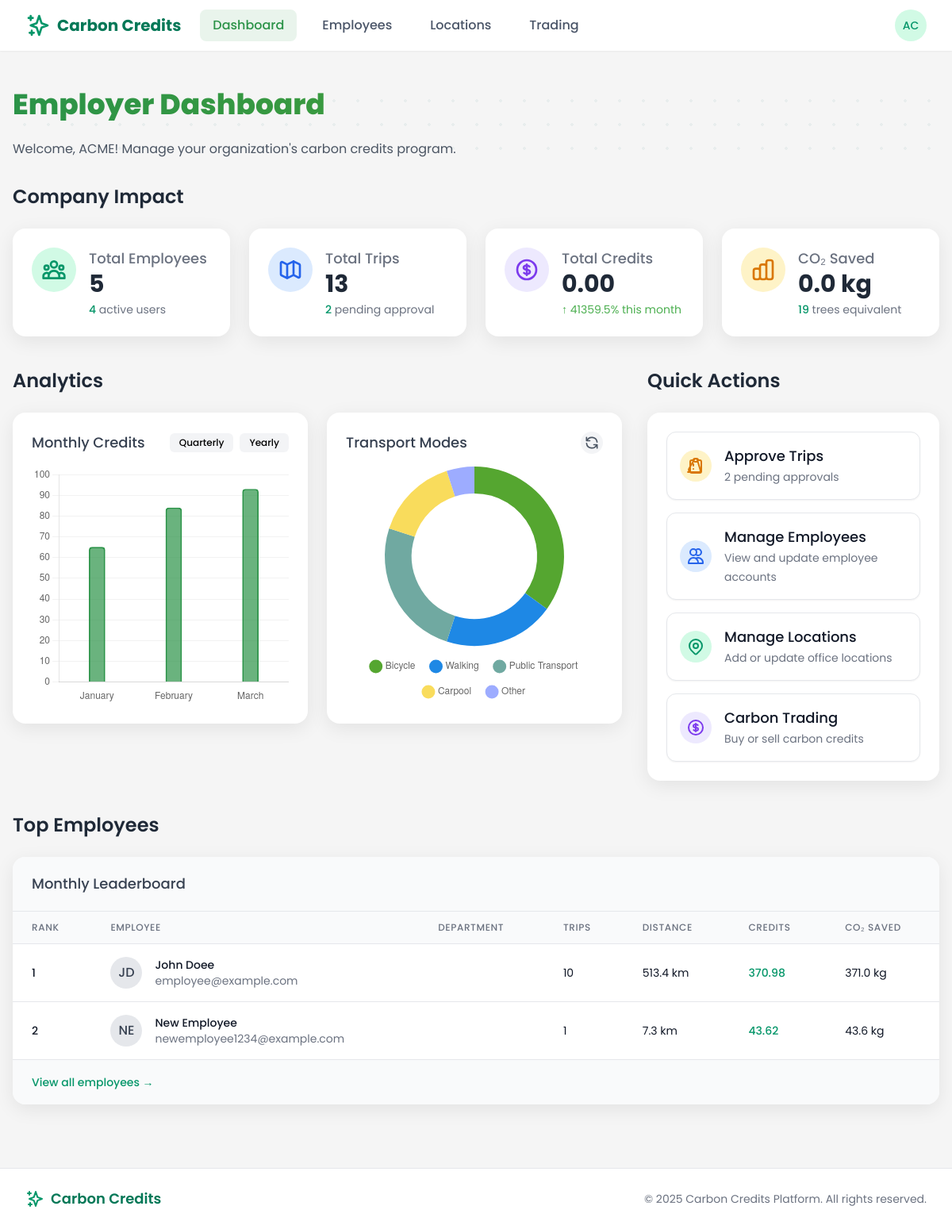
Before: /employer/dashboard/ (signed in) with the older database file.
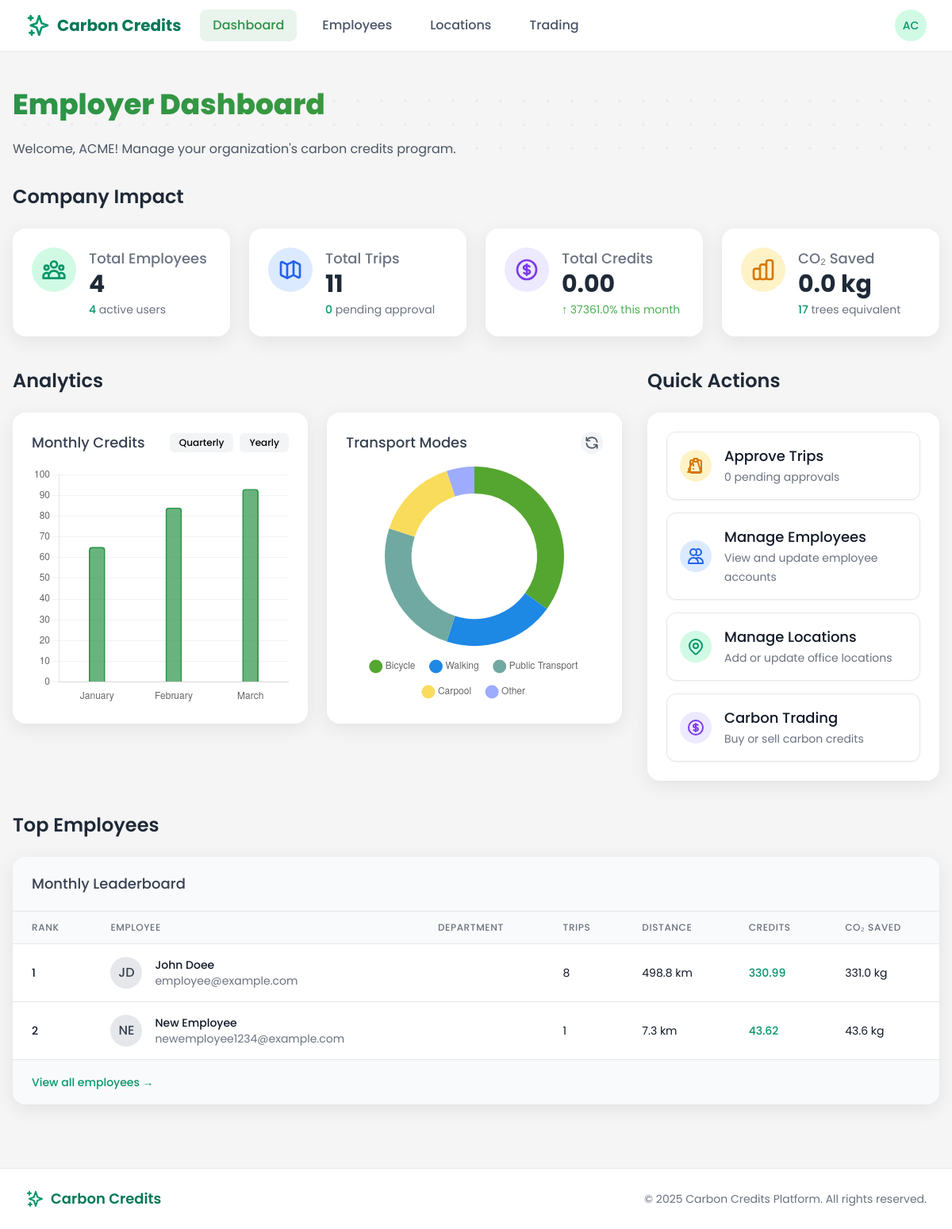
After: the same page with the newer database file.
### users/models.py (models this page shows, shortened)
class CustomUser(AbstractUser):
    is_employee = models.BooleanField(default=False)
    is_employer = models.BooleanField(default=False)
    is_bank_admin = models.BooleanField(default=False)
    is_super_admin = models.BooleanField(default=False)
    email = models.EmailField(_('email address'), unique=True)
    date_joined = models.DateTimeField(default=timezone.now)
    approved = models.BooleanField(default=False)
    USERNAME_FIELD = 'email'
    REQUIRED_FIELDS = ['username', 'first_name', 'last_name']
    class Meta:
        verbose_name = _('user')
        verbose_name_plural = _('users')

### core/views/employer_views.py (the view)
# urls.py: path('dashboard/', dashboard_redirect, name='dashboard'),
@login_required
@user_passes_test(lambda u: u.is_employer)
def dashboard(request):
    employer_profile = request.user.employer_profile
    total_employees = employer_profile.employees.count()
    active_employees = employer_profile.employees.filter(approved=True).count()
    employee_ids = employer_profile.employees.values_list('id', flat=True)
    all_trips = Trip.objects.filter(employee__in=employee_ids)
    total_trips = all_trips.count()
    pending_trips = all_trips.filter(verification_status='pending').count()
    total_credits = all_trips.aggregate(Sum('credits_earned'))['credits_earned__sum'] or 0
    now = timezone.now()
    this_month_start = now.replace(day=1, hour=0, minute=0, second=0, microsecond=0)
    last_month_start = (this_month_start - timedelta(days=1)).replace(day=1)
    this_month_credits = all_trips.filter(start_time__gte=this_month_start).aggregate(Sum('credits_earned'))['credits_earned__sum'] or 0
    last_month_credits = all_trips.filter(start_time__gte=last_month_start, start_time__lt=this_month_start).aggregate(Sum('credits_earned'))['credits_earned__sum'] or 1  # Avoid division by zero
    credits_growth = ((this_month_credits - last_month_credits) / last_month_credits) * 100 if last_month_credits > 0 else 0
    co2_saved = all_trips.aggregate(Sum('carbon_savings'))['carbon_savings__sum'] or 0
    tree_equivalent = int(co2_saved / 21)  # Rough estimate: 1 tree absorbs ~21kg CO2 per year
    top_employees = []
    employee_profiles = employer_profile.employees.filter(approved=True)
    for profile in employee_profiles[:5]:  # Limit to top 5
        employee_trips = all_trips.filter(employee=profile, start_time__gte=this_month_start)
        trip_count = employee_trips.count()
        total_distance = employee_trips.aggregate(Sum('distance_km'))['distance_km__sum'] or 0
        total_credits = employee_trips.aggregate(Sum('credits_earned'))['credits_earned__sum'] or 0
        co2_saved = employee_trips.aggregate(Sum('carbon_savings'))['carbon_savings__sum'] or 0
        if trip_count > 0:
            top_employees.append({
                'user': profile.user,
                'department': getattr(profile, 'department', 'N/A'),
                'trip_count': trip_count,
                'total_distance': total_distance,
                'total_credits': total_credits,
                'co2_saved': co2_saved
            })
    top_employees = sorted(top_employees, key=lambda x: x['total_credits'], reverse=True)
    context = {
        'page_title': 'Employer Dashboard',
        'total_employees': total_employees,
        'active_employees': active_employees,
        'total_trips': total_trips,
        'pending_trips': pending_trips,
        'total_credits': total_credits,
        'credits_growth': credits_growth,
        'co2_saved': co2_saved,
        'tree_equivalent': tree_equivalent,
        'top_employees': top_employees,
    }
    return render(request, 'employer/dashboard.html', context)

### templates/employer/dashboard.html (shortened to what the changed rows need)
{% extends 'base.html' %}
{% block content %}
<div class="dashboard-container px-4 py-6">
    <div class="relative mb-8">
        <div class="relative z-10">
            <h1 class="section-headline text-3xl md:text-4xl font-bold mb-6">Employer Dashboard</h1>
        </div>
    </div>
    <div class="mb-10">
        <h2 class="text-2xl font-semibold text-gray-800 mb-6">Company Impact</h2>
        <div class="grid grid-cols-1 sm:grid-cols-2 lg:grid-cols-4 gap-6">
            <div class="modern-card p-6 stat-card">
                <div class="flex items-start">
                    <div class="ml-4">
                        <h3 class="text-lg font-medium text-gray-500">Total Employees</h3>
                        <p class="text-3xl font-bold text-gray-800">{{ total_employees }}</p>
                        <div class="text-sm text-gray-500 mt-1">
                            <span class="text-green-600 font-medium">{{ active_employees }}</span> active users
                        </div>
                    </div>
                </div>
            </div>
            <div class="modern-card p-6 stat-card">
                <div class="flex items-start">
                    <div class="ml-4">
                        <h3 class="text-lg font-medium text-gray-500">Total Trips</h3>
                        <p class="text-3xl font-bold text-gray-800">{{ total_trips }}</p>
                        <div class="text-sm text-gray-500 mt-1">
                            <span class="text-green-600 font-medium">{{ pending_trips }}</span> pending approval
                        </div>
                    </div>
                </div>
            </div>
            <div class="modern-card p-6 stat-card">
                <div class="flex items-start">
                    <div class="ml-4">
                        <div class="text-sm text-gray-500 mt-1">
                            <span class="trend-indicator trend-up">↑ {{ credits_growth|floatformat:1 }}% this month</span>
                        </div>
                    </div>
                </div>
            </div>
            <div class="modern-card p-6 stat-card">
                <div class="flex items-start">
                    <div class="ml-4">
                        <div class="text-sm text-gray-500 mt-1">
                            <span class="text-green-600 font-medium">{{ tree_equivalent }}</span> trees equivalent
                        </div>
                    </div>
                </div>
            </div>
        </div>
    </div>
    <div class="grid grid-cols-1 lg:grid-cols-3 gap-8 mb-10">
        <div class="lg:col-span-2">
            <h2 class="text-2xl font-semibold text-gray-800 mb-6">Analytics</h2>
        </div>
        <div>
            <h2 class="text-2xl font-semibold text-gray-800 mb-6">Quick Actions</h2>
            <div class="quick-actions-card p-6">
                <div class="space-y-4">
                    <a href="{% url 'employer:pending_trips' %}" class="flex items-center p-4 bg-white border border-gray-200 rounded-xl shadow-sm hover:bg-gray-50 action-btn">
                        <div class="ml-4">
                            <p class="text-lg font-medium text-gray-900">Approve Trips</p>
                            <span class="text-sm text-gray-500">{{ pending_trips }} pending approvals</span>
                        </div>
                    </a>
                </div>
            </div>
        </div>
    </div>
    <div class="mb-8">
        <h2 class="text-2xl font-semibold text-gray-800 mb-6">Top Employees</h2>
        <div class="modern-card overflow-hidden">
            <div class="overflow-x-auto">
                <table class="min-w-full divide-y divide-gray-200">
                    <thead class="bg-gray-50">
                        <tr>
                            <th scope="col" class="px-6 py-3 text-left text-xs font-medium text-gray-500 uppercase tracking-wider">Rank</th>
                            <th scope="col" class="px-6 py-3 text-left text-xs font-medium text-gray-500 uppercase tracking-wider">Employee</th>
                            <th scope="col" class="px-6 py-3 text-left text-xs font-medium text-gray-500 uppercase tracking-wider">Department</th>
                            <th scope="col" class="px-6 py-3 text-left text-xs font-medium text-gray-500 uppercase tracking-wider">Trips</th>
                            <th scope="col" class="px-6 py-3 text-left text-xs font-medium text-gray-500 uppercase tracking-wider">Distance</th>
                            <th scope="col" class="px-6 py-3 text-left text-xs font-medium text-gray-500 uppercase tracking-wider">Credits</th>
                            <th scope="col" class="px-6 py-3 text-left text-xs font-medium text-gray-500 uppercase tracking-wider">CO₂ Saved</th>
                        </tr>
                    </thead>
                    <tbody class="bg-white divide-y divide-gray-200">
                        {% for employee in top_employees %}
                        <tr>
                            <td class="px-6 py-4 whitespace-nowrap">
                                <div class="text-sm font-medium text-gray-900">{{ forloop.counter }}</div>
                            </td>
                            <td class="px-6 py-4 whitespace-nowrap">
                                <div class="flex items-center">
                                    <div class="flex-shrink-0 h-10 w-10">
                                        <div class="h-10 w-10 rounded-full bg-gray-200 flex items-center justify-center">
                                            <span class="text-gray-700 font-medium">{{ employee.user.first_name|slice:":1" }}{{ employee.user.last_name|slice:":1" }}</span>
                                        </div>
                                    </div>
                                    <div class="ml-4">
                                        <div class="text-sm font-medium text-gray-900">{{ employee.user.get_full_name }}</div>
                                        <div class="text-sm text-gray-500">{{ employee.user.email }}</div>
                                    </div>
                                </div>
                            </td>
                            <td class="px-6 py-4 whitespace-nowrap">
                            </td>
                            <td class="px-6 py-4 whitespace-nowrap text-sm text-gray-900">
                                {{ employee.trip_count }}
                            </td>
                            <td class="px-6 py-4 whitespace-nowrap text-sm text-gray-900">
                                {{ employee.total_distance|floatformat:1 }} km
                            </td>
                            <td class="px-6 py-4 whitespace-nowrap">
                                <div class="text-sm font-medium text-green-600">{{ employee.total_credits|floatformat:2 }}</div>
                            </td>
                            <td class="px-6 py-4 whitespace-nowrap text-sm text-gray-900">
                                {{ employee.co2_saved|floatformat:1 }} kg
                            </td>
                        </tr>
                        {% empty %}
                        <tr>
                            <td colspan="7" class="px-6 py-4 whitespace-nowrap text-sm text-gray-500 text-center">
                                No employee data available yet.
                            </td>
                        </tr>
                        {% endfor %}
                    </tbody>
                </table>
            </div>
        </div>
    </div>
</div>
{% endblock %}

Changed rows visible on the page:
changed CustomUser "John Doee": trip_count "10" → "8"; total_distance "513.4" → "498.8"; total_credits "370.98" → "330.99"; co2_saved "371.0" → "331.0"
Other visible differences:
{{ total_employees }}: "5" → "4"
{{ total_trips }}: "13" → "11"
{{ pending_trips }}: "2" → "0"
{{ credits_growth|floatformat:1 }}: "41359.5" → "37361.0"
{{ tree_equivalent }}: "19" → "17"
